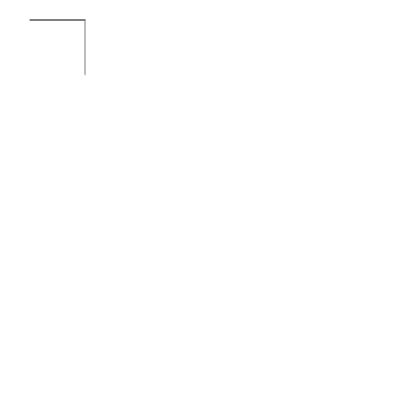
Frame 1 (no input)
Frame 60 (no input): blank canvas, image omitted
Frame 120 (the mouse pressed at the canvas centre since frame 60): blank canvas, image omitted

The p5.js sketch that drew this single still picture (run headless with seeded random() and noise() and a simulated clock; from frame 60 on, the mouse is pressed at the canvas centre):

// p5.js sketch
// ── sketch.js
function setup() {
    createCanvas(400, 400);
}

function draw() {
    //Draw rect
    // rect(0, 0, 80, 80);
    //line function
    line(30, 20, 85, 20);
    stroke(122);
    line(85, 20, 85, 75);
    stroke(255);
    line(85, 75, 30, 75);
}
